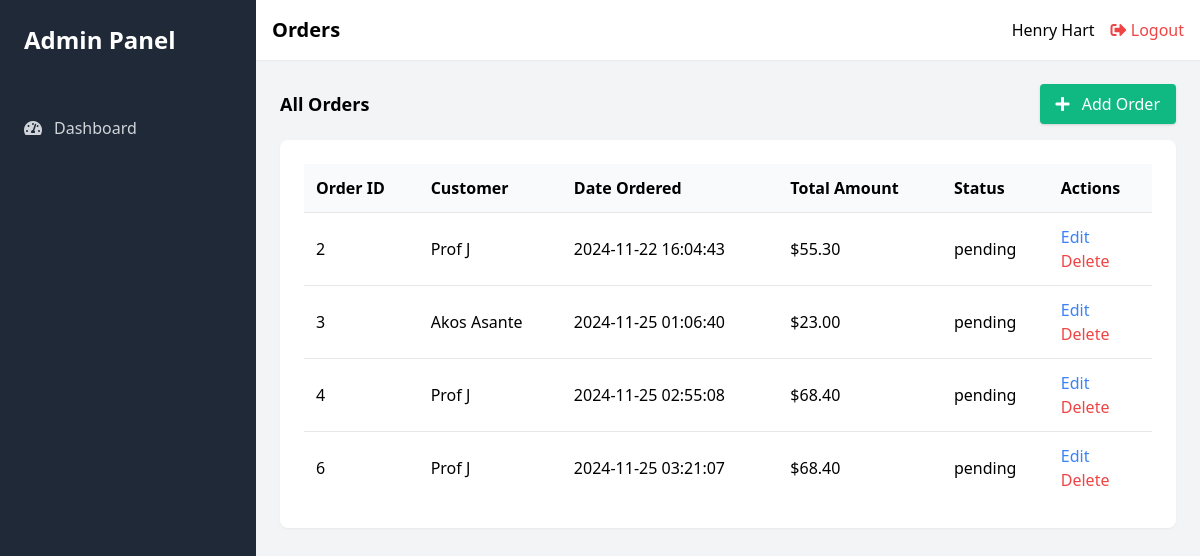
The page /view/manage_orders.php (signed in) on the database its author committed.
### tables this page shows
CREATE TABLE `orders` (
  `order_id` int(11) NOT NULL,
  `user_id` int(11) NOT NULL,
  `date` datetime NOT NULL DEFAULT current_timestamp(),
  `total_amount` decimal(10,2) NOT NULL,
  `status` enum('pending','completed','collected','cancelled') NOT NULL DEFAULT 'pending'
);

CREATE TABLE `users` (
  `user_id` int(11) NOT NULL,
  `name` varchar(100) NOT NULL,
  `email` varchar(100) NOT NULL,
  `password` varchar(255) NOT NULL,
  `role` enum('administrator','inventory manager','sales personnel','customer') NOT NULL
);

### controllers/order_controller.php (called while the page is built, shortened)
<?php
require_once("../classes/order_class.php");
function getOrdersController() {
    $orders = new Orders();
    return $orders->getOrders();
}
?>

### classes/order_class.php (called while the page is built, shortened)
<?php
require_once ('../settings/db_class.php');
class Orders extends db_connection
{
    function getOrders() {
        $ndb = new db_connection();
        $sql = "SELECT `orders`.*, `users`.`name` FROM `orders`
                JOIN `users` ON `orders`.`user_id` = `users`.`user_id`";
        $result = mysqli_query($ndb->db_conn(), $sql);
        $orders = array();
        if ($result && mysqli_num_rows($result) > 0) {
            while ($row = mysqli_fetch_assoc($result)) {
                $orders[] = $row;
            }
        }
        return $orders;
    }
}
?>

### settings/db_class.php (called while the page is built, shortened)
<?php
if (!class_exists('db_connection')) {
	class db_connection
	{
		function db_conn()
		{
			$this->db = mysqli_connect(SERVER, USERNAME, PASSWORD, DATABASE);
			if (mysqli_connect_errno()) {
				return false;
			} else {
				return $this->db;
			}
		}
	}
}
?>

### view/manage_orders.php (the view, shortened to what this page needs)
<?php
require_once('../controllers/order_controller.php');
$orders = getOrdersController();
?>
<!DOCTYPE html>
<html lang="en">
<head>
    <link href="https://cdn.jsdelivr.net/npm/tailwindcss@2.2.16/dist/tailwind.min.css" rel="stylesheet">
    <link rel="stylesheet" href="https://cdnjs.cloudflare.com/ajax/libs/font-awesome/5.15.3/css/all.min.css">
</head>
<body>
    <div class="flex h-screen bg-gray-100">
        <div class="w-64 bg-gray-800">
            <div class="p-6">
                <h1 class="text-2xl font-bold text-white">Admin Panel</h1>
            </div>
            <nav class="mt-6">
                <a href="admin.php" class="flex items-center py-3 px-6 text-gray-300 hover:bg-gray-700 hover:text-white transition-all duration-200">
                    <i class="fas fa-tachometer-alt mr-3"></i> Dashboard
                </a>
            </nav>
        </div>
        <div class="flex-1 overflow-x-hidden overflow-y-auto">
            <header class="bg-white shadow-sm p-4">
                <div class="flex items-center justify-between">
                    <h2 class="text-xl font-semibold">Orders</h2>
                    <div class="flex items-center">
                        <span class="mr-4"><?php echo $_SESSION['user_name']; ?></span>
                        <a href="../actions/logout_action.php" class="text-red-500 hover:text-red-700">
                            <i class="fas fa-sign-out-alt"></i> Logout
                        </a>
                    </div>
                </div>
            </header>
            <main class="p-6">
                <div class="flex justify-between items-center mb-4">
                    <h3 class="text-lg font-semibold">All Orders</h3>
                    <a href="add_order.php" class="bg-green-500 hover:bg-green-700 text-white py-2 px-4 rounded shadow">
                        <i class="fas fa-plus mr-2"></i> Add Order
                    </a>
                </div>
                <div class="bg-white p-6 rounded-lg shadow-sm">
                    <table class="w-full">
                        <thead>
                            <tr class="bg-gray-50">
                                <th class="p-3 text-left">Order ID</th>
                                <th class="p-3 text-left">Customer</th>
                                <th class="p-3 text-left">Date Ordered</th>
                                <th class="p-3 text-left">Total Amount</th>
                                <th class="p-3 text-left">Status</th>
                                <th class="p-3 text-left">Actions</th>
                            </tr>
                        </thead>
                        <tbody>
                            <?php foreach ($orders as $order) { ?>
                                <tr class="border-t">
                                    <td class="p-3"><?php echo $order['order_id']; ?></td>
                                    <td class="p-3"><?php echo $order['name']; ?></td>
                                    <td class="p-3"><?php echo $order['date']; ?></td>
                                    <td class="p-3">$<?php echo $order['total_amount']; ?></td>
                                    <td class="p-3"><?php echo $order['status']; ?></td>
                                    <td class="p-3">
                                        <form action="edit_order.php" method="POST">
                                            <button class="text-blue-500">Edit</button>
                                        </form>
                                        <form action="../actions/delete_order_action.php" method="POST">
                                            <button class="text-red-500">Delete</button>
                                        </form>
                                    </td>
                                </tr>
                            <?php } ?>
                        </tbody>
                    </table>
                </div>
            </main>
        </div>
    </div>
</body>
</html>

### rows shown on the page
orders: order_id "2", user.name "Prof J", date "2024-11-22 16:04:43", total_amount "55.30", status "pending"
orders: order_id "3", user.name "Akos Asante", date "2024-11-25 01:06:40", total_amount "23.00", status "pending"
orders: order_id "4", user.name "Prof J", date "2024-11-25 02:55:08", total_amount "68.40", status "pending"
orders: order_id "6", user.name "Prof J", date "2024-11-25 03:21:07", total_amount "68.40", status "pending"

### other values the page prints
$_SESSION['user_name'] "Henry Hart"
